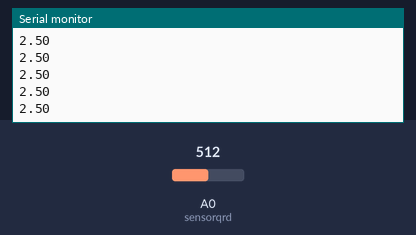
Recording of a sketch running on a simulated Arduino Uno, built with avr-gcc and run on an emulated ATmega328P. Parts: the last lines printed to the serial monitor. Inputs (shaded band) come from the test bench; at power-on: A0 (sensorqrd) = 512.

Above: at 1.2 s.
1.3 s: A0 (sensorqrd) set to 716
At 1.31 s:
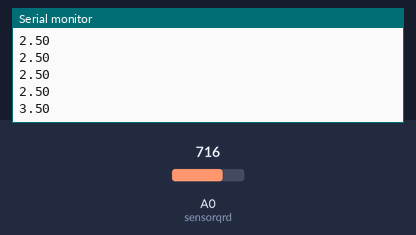
2.8 s: A0 (sensorqrd) set to 900
At 2.82 s:
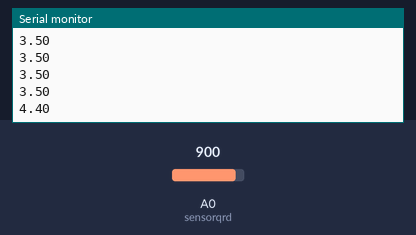
Timing chart, 0 to 5.8 s (numbered marks = the images above; inputs shaded):
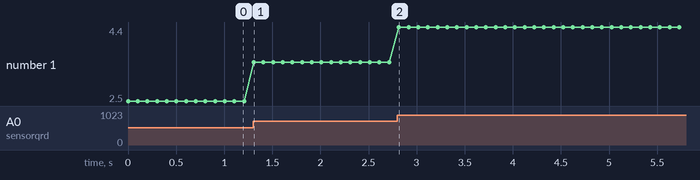

Measured:
- after the input at 1.3 s, the serial monitor: prints a new line at once (image 1)
- after the input at 2.8 s, the serial monitor: prints a new line at once (image 2)
- plotted number 1: 2.5 → 3.5 after the input at 1.3 s, 3.5 → 4.4 after the input at 2.8 s

The sketch:

qrd_avanzado_distancia.ino
```cpp
// se usa float por que se tienen decimales
float sensorqrd = A0;
float valores;
float distancia;

void setup()
{
  Serial.begin(9600);
  pinMode(sensorqrd, INPUT);
}

void loop()
{
  // lee el sensor y convierte el valor en voltaje
  valores = analogRead(sensorqrd);
  // se hace un calculo para conocer la distancia con base en el reflejo
  distancia = valores * 5.0 / 1023.0;
  Serial.println(distancia);
  delay(100);
  // este cáclulo es muy rápido
}
```
